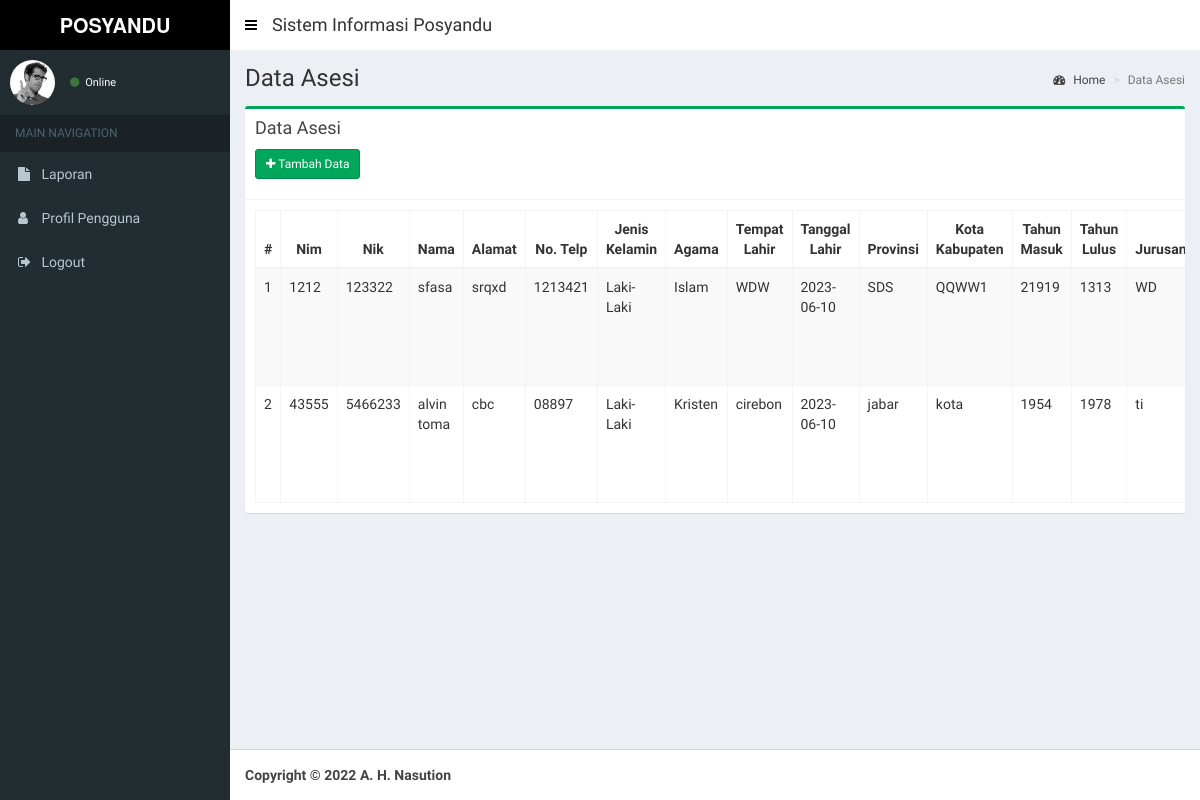
The page /index.php/asesi on the database its author committed.
### tables this page shows
CREATE TABLE `tbl_asesi` (
  `id_asesi` int NOT NULL,
  `nim_asesi` varchar(50) NOT NULL,
  `nik_asesi` varchar(50) NOT NULL,
  `nama_asesi` varchar(50) NOT NULL,
  `alamat_asesi` varchar(50) NOT NULL,
  `notlp_asesi` varchar(50) NOT NULL,
  `jeniskelamin_asesi` varchar(50) NOT NULL,
  `agama_asesi` varchar(50) NOT NULL,
  `tempatlahir_asesi` varchar(50) NOT NULL,
  `tanggallahir_asesi` varchar(50) NOT NULL,
  `provinsi_asesi` varchar(50) NOT NULL,
  `kotakab_asesi` varchar(50) NOT NULL,
  `tahunmasuk_asesi` varchar(50) NOT NULL,
  `tahunlulus_asesi` varchar(50) NOT NULL,
  `jurusan_asesi` varchar(50) NOT NULL,
  `programstudi_asesi` varchar(50) NOT NULL,
  `email_asesi` varchar(50) NOT NULL,
  `password_asesi` varchar(50) NOT NULL,
  `foto_asesi` text NOT NULL
);

### application/views/layout/v_content.php (called while the page is built, shortened)
 	<?php
	if ($content)
	{
		$this->load->view($content);
	}
?>

### application/controllers/Asesi.php (called while the page is built, shortened)
<?php
class Asesi extends CI_Controller {
	public function __construct()
	{
		$this->load->model('Asesi_model', 'asesi');
		$this->load->helper('tgl_indo');
		$this->load->helper('security');
	}
	public function index()
	{
		$data = array(
			'title'			=> 'LSP',
			'judul'			=> 'Data Asesi',
			'data' 			=> $this->asesi->tabel()->result(),
			'content'		=> 'asesi/v_content',
			'ajax'	 		=> 'asesi/v_ajax'
		);
		$this->load->view('layout/v_wrapper', $data, FALSE);
	}
}

### index.php (called while the page is built, shortened)
<?php
require_once BASEPATH.'core/CodeIgniter.php';

### application/models/Asesi_model.php (called while the page is built, shortened)
<?php
class Asesi_model extends CI_Model {
	public function tabel($where = null)
	{
		if($where == null){
			$this->db->select('*');
			$this->db->from('tbl_asesi');
			$this->db->order_by('tbl_asesi.id_asesi', 'Asc');
			$query = $this->db->get();
		}else{
			$this->db->select('*');
			$this->db->from('tbl_asesi');
			$this->db->order_by('tbl_asesi.id_asesi', 'Asc');
			$this->db->where($where);
			$query = $this->db->get();
		}
		return $query;
	}
}

### application/views/asesi/v_content.php (the view, shortened to what this page needs)
<section class="content-header">
  <h1>
    <?= $judul ?>
  </h1>
  <ol class="breadcrumb">
    <li><a href="<?= base_url() ?>dashboard"><i class="fa fa-dashboard"></i> Home</a></li>
    <li class="active"><?= $judul ?></li>
  </ol>
</section>
<section class="content">
  <div class="row">
    <div class="col-xs-12">
      <div class="box box-success">
        <div class="box-header with-border">
          <h3 class="box-title">Data Asesi</h3>
          <div style="padding-top: 10px;">
          <p><a href="<?= base_url(); ?>asesi/add" class="btn btn-sm btn-success icon-btn"><i class="fa fa-plus"></i> Tambah Data</a></p>
          </div>
        </div>
        <div class="box-body table-responsive">
          <table id="example1" class="table table-bordered table-striped" style="width: 100%;">
              <thead>
                  <tr>
                      <th style="width: 5%;text-align: center;">#</th>
                      <th style="width: 13%;text-align: center;">Nim</th>
                      <th style="width: 13%;text-align: center;">Nik</th>
                      <th style="width: 13%;text-align: center;">Nama</th>
                      <th style="width: 13%;text-align: center;">Alamat</th>
                      <th style="width: 13%;text-align: center;">No. Telp</th>
                      <th style="width: 13%;text-align: center;">Jenis Kelamin</th>
                      <th style="width: 13%;text-align: center;">Agama</th>
                      <th style="width: 13%;text-align: center;">Tempat Lahir</th>
                      <th style="width: 13%;text-align: center;">Tanggal Lahir</th>
                      <th style="width: 13%;text-align: center;">Provinsi</th>
                      <th style="width: 13%;text-align: center;">Kota Kabupaten</th>
                      <th style="width: 13%;text-align: center;">Tahun Masuk</th>
                      <th style="width: 13%;text-align: center;">Tahun Lulus</th>
                      <th style="width: 13%;text-align: center;">Jurusan</th>
                  </tr>
              </thead>
              <tbody>
                  <?php $total= 0; $no=1; foreach($data as $row){  ?>
                  <tr>
                      <td><?= $no++ ?></td>
                      <td><?= $row->nim_asesi ?></td>
                      <td><?= $row->nik_asesi ?></td>
                      <td><?= $row->nama_asesi ?></td>
                      <td><?= $row->alamat_asesi ?></td>
                      <td><?= $row->notlp_asesi ?></td>
                      <td><?= $row->jeniskelamin_asesi ?></td>
                      <td><?= $row->agama_asesi ?></td>
                      <td><?= $row->tempatlahir_asesi ?></td>
                      <td><?= $row->tanggallahir_asesi ?></td>
                      <td><?= $row->provinsi_asesi ?></td>
                      <td><?= $row->kotakab_asesi ?></td>
                      <td><?= $row->tahunmasuk_asesi ?></td>
                      <td><?= $row->tahunlulus_asesi ?></td>
                      <td><?= $row->jurusan_asesi ?></td>
                  </tr>
                <?php } ?>
              </tbody>
          </table>
        </div>
      </div>
    </div>
  </div>
</section>

### rows shown on the page
tbl_asesi: nim_asesi "1212", nik_asesi "123322", nama_asesi "sfasa", alamat_asesi "srqxd", notlp_asesi "1213421", jeniskelamin_asesi "Laki-Laki", agama_asesi "Islam", tempatlahir_asesi "WDW", tanggallahir_asesi "2023-06-10", provinsi_asesi "SDS", kotakab_asesi "QQWW1", tahunmasuk_asesi "21919", tahunlulus_asesi "1313", jurusan_asesi "WD"
tbl_asesi: nim_asesi "43555", nik_asesi "5466233", nama_asesi "alvin toma", alamat_asesi "cbc", notlp_asesi "08897", jeniskelamin_asesi "Laki-Laki", agama_asesi "Kristen", tempatlahir_asesi "cirebon", tanggallahir_asesi "2023-06-10", provinsi_asesi "jabar", kotakab_asesi "kota", tahunmasuk_asesi "1954", tahunlulus_asesi "1978", jurusan_asesi "ti"

### other values the page prints
$judul "Data Asesi"
